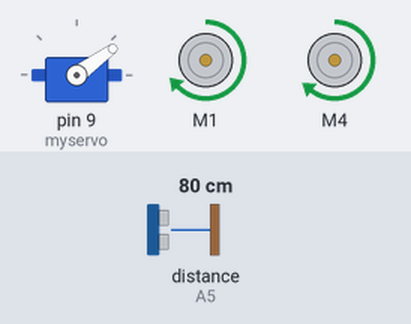
Bench run of a sketch on a simulated Arduino Uno, built with avr-gcc and run on an emulated ATmega328P. On the bench: servo, 2 × DC motor (green arrow = forward, orange = backward, longer = faster). The inputs (shaded band) are chosen by the test bench; at power-on: distance to the obstacle (sensor on A5) 80 cm. The echo pulse lasts 58.3 µs per cm.

Above: at 4.9 s.
5.0 s: distance to the obstacle (sensor on A5) set to 22 cm
8.0 s: distance to the obstacle (sensor on A5) set to 17 cm
At 8.32 s:
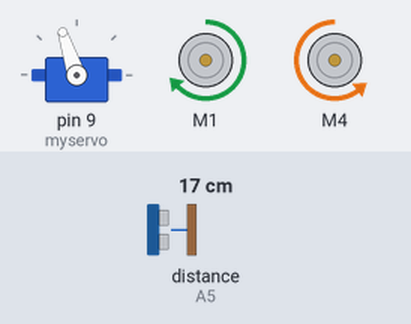
11.0 s: distance to the obstacle (sensor on A5) set to 11 cm
14.0 s: distance to the obstacle (sensor on A5) set to 8 cm
At 15.1 s:
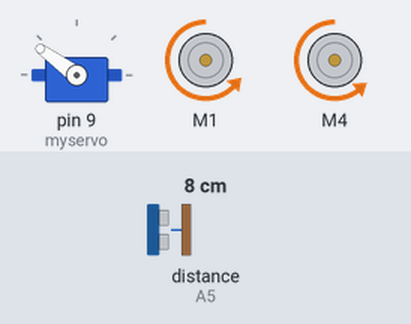
17.0 s: distance to the obstacle (sensor on A5) set to 18 cm
At 18.33 s:
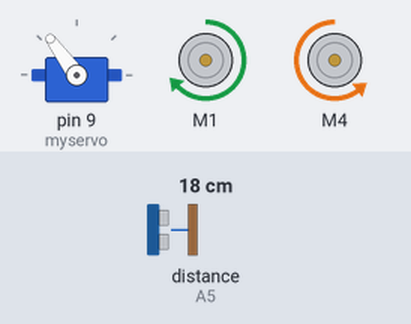
20.0 s: distance to the obstacle (sensor on A5) set to 35 cm
At 20.68 s:
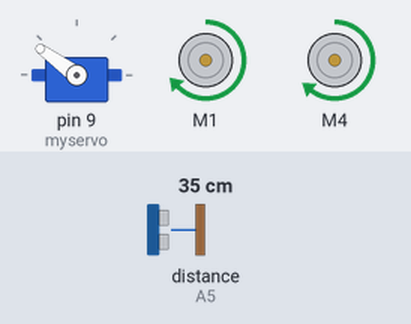
Timing chart, 0 to 24.0 s (numbered marks = the images above; inputs shaded):
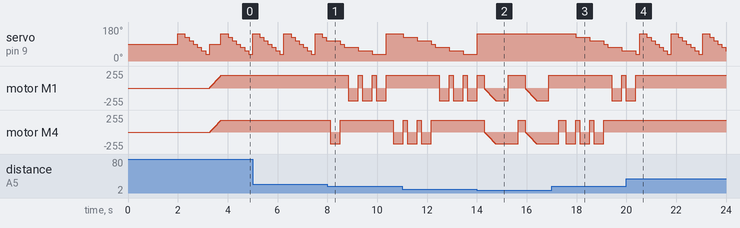

Measured:
- the behaviour switches between 20 and 19 cm on distance to the obstacle (sensor on A5) (found by bisection; images 0 and 1)
- the behaviour switches between 10 and 9 cm on distance to the obstacle (sensor on A5) (found by bisection; images 1 and 2)
- after the input at 8.0 s, motor M1: alternates forward 188/255 for 0.16 s and backward 188/255 for 0.40 s, starting after 0.85 s; motor M4: forward 178/255 → backward 178/255 after 0.12 s, → forward 178/255 0.40 s later, → backward 178/255 2.1 s later
- after the input at 14.0 s, servo on pin 9 (myservo): goes on until 14.0 s, then stays 144°
- after the input at 17.0 s, servo on pin 9 (myservo): moves from 144° to 54° over 1.8 s, starting after 0.97 s
- after the input at 20.0 s, motor M1: goes on until 20.4 s, then stays forward 188/255; motor M4: stops changing and stays forward 178/255

The sketch:

ROBOT_ino.ino
```cpp
#include <AFMotor.h>
#include <Servo.h>
#include <NewPing.h>

#define TRIG_PIN A4 //Pina A4 pone el trig del sensor ultrasonico sobre la shield que controla los motores
#define ECHO_PIN A5 //Pina A5 pone el echo del sensor ultrasonico sobre la shield que controla los motores
#define MAX_DISTANCE 200 // coloca el valor máximo de reconocimiento del sensor aproximadamente 200 cm.
#define MAX_SPEED 180 //coloca la velocidad de los motores a un intervalo de 180 rpm aunque lo máximo son 256rpm
#define MAX_SPEED_OFFSET 10 //esto permite que el intervalo de tiempo entre que pare un motor y otro sea de 10milisegundos
#define COLL_DIST 10 // coloca la distancia minima a la cual el robot debe de girar
#define TURN_DIST COLL_DIST+10 // coloca la distancia minima a la cual el robot debe de parar y tomar una decisión
NewPing sonar(TRIG_PIN, ECHO_PIN, MAX_DISTANCE); //coloca los sensores en el metodo sonar de la libreria sonar la cual recibira de parametro los estatus anteriores

AF_DCMotor motor1(1, MOTOR12_1KHZ); // crea el motor #1, utilizando la salida M1 de la shield controladora, y le da un valor de 1khz a la frecuencia del pwm
AF_DCMotor motor2(4, MOTOR12_1KHZ); // crea el motor #2, utilizando la salida M4 de la shield controladora, y le da un valor de 1khz a la frecuencia del pwm
Servo myservo;  // crea un objeto servo de la clase instanciada

int pos = 0; // variable posición a continuación se colocan una serie de variables que seran utiliadas en el resto del programa
  int maxDist = 0;
  int maxAngle = 0;
  int maxRight = 0;
  int maxLeft = 0;
  int maxFront = 0;
int course = 0;
int curDist = 0;
String motorSet = "";
int speedSet = 0;

//-------------------------------------------- SETUP LOOP ----------------------------------------------------------------------------
void setup() {
  myservo.attach(9);  // colocal el servo sobre el pin 9 del arduino (Servo_2 del motorshield)
  myservo.write(90); // le dice al servo la posición de 90 grados
  delay(2000); // espera alrededor 200 milisegudnos
  checkPath(); // rutina o método necesario para que pueda empezar a recorrer el camino
  motorSet = "FORWARD"; // coloca el motor con la variable forward la cual nos sirve para que avanze
  myservo.write(90); // se asegura de que el servo aun siga panenando
  moveForward(); // hace que el robot siga moviendose adelante
}
//------------------------------------------------------------------------------------------------------------------------------------

//---------------------------------------------MAIN LOOP ------------------------------------------------------------------------------
//el main loop es el ciclo infinito el cual se repetira n mil veces dentro de la ejecución del programa
void loop() {
  checkForward(); // revisa si el robot esta avanzando constantemente hacia adelante, esto ocaciona que el consumo energetico en los motores sea mayor
  checkPath(); //pone al sensor ultrasonico a escanear de posibles obstaculos
}
//-------------------------------------------------------------------------------------------------------------------------------------
//------------método checkpath para el servomotor.
void checkPath() {
  int curLeft = 0;
  int curFront = 0;
  int curRight = 0;
  int curDist = 0;
  myservo.write(144); //coloca el servo a 54 grados
  delay(120); //espera 120 milisegundos para que el servo busque su posición
  for(pos = 144; pos >= 36; pos-=18)     // ciclo importante del programa el cual realiza el paneo desde 144 grados a 36
  {
    myservo.write(pos);  // le dice al servo que vaya a la posición almacenado en la variables pos
    delay(90); // espera 90 segundos para obtener la posición
    checkForward(); // checa si el motor si aun se esta moviendo adelante
    curDist = readPing(); // obtene la distancia de algun objeto si es que lo hubiera
    if (curDist < COLL_DIST) { //si la distancia es menor antes de que colisione
      checkCourse(); // funcion que checa el curo y lo recorre
      break; //salta de este ciclo
    }
    if (curDist < TURN_DIST) { // si la distancia es menor gira
      changePath(); // corre la rutina o funcion chancepath
    }
    if (curDist > curDist) {maxAngle = pos;}
    if (pos > 90 && curDist > curLeft) { curLeft = curDist;}
    if (pos == 90 && curDist > curFront) {curFront = curDist;}
    if (pos < 90 && curDist > curRight) {curRight = curDist;}
  }
  maxLeft = curLeft;
  maxRight = curRight;
  maxFront = curFront;
}
//-------------------------------------------------------------------------------------------------------------------------------------
void setCourse() { // coloca la dirección de viaje basada en el mapeo
    if (maxAngle < 90) {turnRight();}
    if (maxAngle > 90) {turnLeft();}
    maxLeft = 0;
    maxRight = 0;
    maxFront = 0;
}
//-------------------------------------------------------------------------------------------------------------------------------------
void checkCourse() {
  moveBackward();
  delay(500);
  moveStop();
  setCourse();
}
//-------------------------------------------------------------------------------------------------------------------------------------
void changePath() {
  if (pos < 90) {veerLeft();}
  if (pos > 90) {veerRight();}
}
//-------------------------------------------------------------------------------------------------------------------------------------

int readPing() { //lee la distancia del sensor ultrasonico.
  delay(70);
  unsigned int uS = sonar.ping();
  int cm = uS/US_ROUNDTRIP_CM;
  return cm;
}
//-------------------------------------------------------------------------------------------------------------------------------------
void checkForward() { if (motorSet=="FORWARD") {motor1.run(FORWARD); motor2.run(FORWARD); } }     // se asegura que los motores vayan adelante
//-------------------------------------------------------------------------------------------------------------------------------------
void checkBackward() { if (motorSet=="BACKWARD") {motor1.run(BACKWARD); motor2.run(BACKWARD); } } // se asegura que los  motores vayan hacia atras
//-------------------------------------------------------------------------------------------------------------------------------------

// In some cases, the Motor Drive Shield may just stop if the supply voltage is too low (due to using only four NiMH AA cells).
// The above functions simply remind the Shield that if it's supposed to go forward, then make sure it is going forward and vice versa.

//-------------------------------------------------------------------------------------------------------------------------------------
void moveStop() {motor1.run(RELEASE); motor2.run(RELEASE);}  // para los motores
//-------------------------------------------------------------------------------------------------------------------------------------
void moveForward() {
    motorSet = "FORWARD";
    motor1.run(FORWARD);      // hace que se mueva adelante el motor 1
    motor2.run(FORWARD);      // hace que se mueva adelante el motor 2
  for (speedSet = 0; speedSet < MAX_SPEED; speedSet +=2)
  {
    motor1.setSpeed(speedSet+MAX_SPEED_OFFSET);
    motor2.setSpeed(speedSet);
    delay(5);
  }
}
//-------------------------------------------------------------------------------------------------------------------------------------
void moveBackward() {
    motorSet = "BACKWARD";
    motor1.run(BACKWARD);      // turn it on going forward
    motor2.run(BACKWARD);     // turn it on going forward
  for (speedSet = 0; speedSet < MAX_SPEED; speedSet +=2) // slowly bring the speed up to avoid loading down the batteries too quickly
  {
    motor1.setSpeed(speedSet+MAX_SPEED_OFFSET);
    motor2.setSpeed(speedSet);
    delay(5);
  }
}
//-------------------------------------------------------------------------------------------------------------------------------------
void turnRight() {
  motorSet = "RIGHT";
  motor1.run(FORWARD);      // hace que el motor uno vaya hacia adelante
  motor2.run(BACKWARD);     // hace que el motor dos vaya hacia atras
  delay(400); // corre los motores alrededor de 400 milisegundos
  motorSet = "FORWARD";
  motor1.run(FORWARD);      // hace que ambos motores vayan hacia adelante
  motor2.run(FORWARD);
}
//-------------------------------------------------------------------------------------------------------------------------------------
void turnLeft() {
  motorSet = "LEFT";
  motor1.run(BACKWARD);     //
  motor2.run(FORWARD);      // prende el motor 2 hace que vaya hacia adelante
  delay(400); // corre el motor y le da un delay de 400 milisegundos
  motorSet = "FORWARD";
  motor1.run(FORWARD);
  motor2.run(FORWARD);
}
//-------------------------------------------------------------------------------------------------------------------------------------
void veerRight() {motor2.run(BACKWARD); delay(400); motor2.run(FORWARD);} //verifica  el motor derecho vaya hacia adelante alrededor de 400 ms
//-------------------------------------------------------------------------------------------------------------------------------------
void veerLeft() {motor1.run(BACKWARD); delay(400); motor1.run(FORWARD);} // veering el motor izquier vaya hacia atras alrededor de 400 ms
//-------------------------------------------------------------------------------------------------------------------------------------
```
